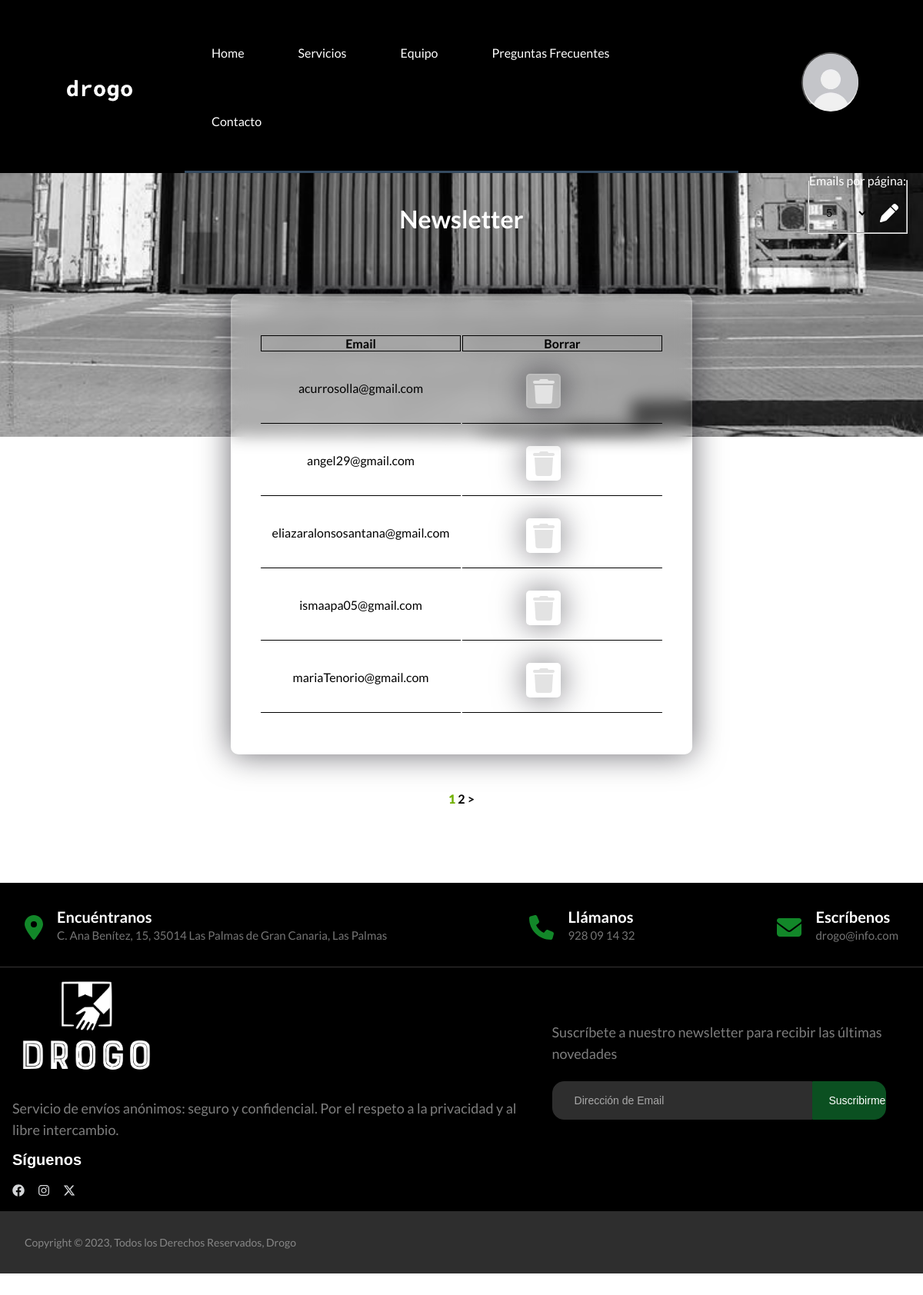
Page /Admin/newsletter.php (signed in) on the committed database.
### tables this page shows
CREATE TABLE `newsletter` (
  `email` varchar(255) NOT NULL
);

### Admin/newsletter.php (the view, shortened to what this page needs)
<?php
    $db=mysqli_connect('localhost', 'root', '', 'drogoDB');
    $consultaCont="SELECT count(*) as contador FROM newsletter;";
    $datosCont=mysqli_query($db,$consultaCont);
    $data=mysqli_fetch_assoc($datosCont);
    $cantPropiedades=$data['contador'];
    $ppp = 5;
    $pagina = 1;
    if($cantPropiedades==0){
        $totalPaginas=1;
        $offset=0;
        $limit=10;
        $cant="No hay emails para el newsletter.";
    } else{
        $totalPaginas=ceil($cantPropiedades/$ppp);
        $offset=($pagina-1)*$ppp;
        $limit= $ppp;
    }
    $query="SELECT * from newsletter limit $limit offset $offset;";
    $datos=mysqli_query($db, $query);
?>
<link rel="stylesheet" href="/css/mensaje.css">
<link rel="stylesheet" href="/css/styles.css">
<main>
<h1 class="abajo">Newsletter</h1>
<div class="centrado">
        <form class="paginado">
            <fieldset>
                <legend style="color: white;">Emails por página: </legend>
                <div class="cen">
                    <select name="producto">
                        <option <?php echo $ppp==5?'selected':''; ?> value=5>5</option>
                    </select>
                    <input type="submit" value=" " class="">
                </div>
            </fieldset>
        </form>
    </div>
<main>
    <table class="tabla dos">
        <thead>
            <tr>
                <th>Email</th>
                <th>Borrar</th>
            </tr>
        </thead>
        <tbody>
        <?php while ($fila=mysqli_fetch_assoc($datos)){ ?>
            <tr>
                <td><?php echo $fila['email']; ?></td>
                <td class="centrar">
                    <form action="<?php $_SERVER[ 'PHP_SELF' ]; ?>" method="post" onsubmit="return confirmEliminado()" class="formEliminado">
                        <input class="bTabla" type="submit" value=" ">
                    </form>
                </td>
            </tr>
        <?php } ?>
        </tbody>
    </table>
    <div class="pagComplete">
            <?php if($cantPropiedades!=0){ if($pagina>1){?>
            <a class="pag" href="/Admin/newsletter.php?producto=<?php echo $ppp;?>&pagina=<?php echo $pagina-1?>"><</a><?php } ?>
            <?php for($i=0; $i<$totalPaginas; $i++){ ?>
                <a class="pag" href="/Admin/newsletter.php?producto=<?php echo $ppp;?>&pagina=<?php echo $i+1;?>" <?php echo $pagina==$i+1?'style="color: #71B100; font-weight: 800;"':'';?>><?php echo $i+1;?></a>
                <?php }
                if($pagina<$totalPaginas){
                    ?>
            <a class="pag" href="/Admin/newsletter.php?producto=<?php echo $ppp;?>&pagina=<?php echo $pagina+1?>">></a>
                    <?php } } ?>
        </div>
</main>

### css/styles.css (style rules this page uses)
:root { --bg-green: #06C36F; --brand: #0B5021; --msg: #17893E; --dark-gray: hsl(0, 0%, 63%); --black: hsl(0, 0%, 0%); --white: hsl(0, 0%, 100%); --very-dark-gray: hsl(0, 0%, 27%); --fern: #71BC78; }
*, *:before, *:after { box-sizing: border-box; margin: 0; padding: 0; }
body { display: flex; flex-direction: column; justify-content: center; align-items: center; width: 100%; height: 100%; font-family: 'Lato', sans-serif; overflow-x: hidden; }
main { width: 100%; }
input { border:none; border-radius:20px; padding:10px; }
.pagComplete { margin-bottom: 50px; }
.pag { color: black; font-weight: 600; }
.centrado { display: flex; flex-direction: row; justify-content: space-between; position: absolute; right: 20px; }
.abajo { margin-bottom: 30px; }
.cen { display: flex; flex-direction: row; align-items: center; }
.cen input { background: url("/assets/icons/update.svg"); background-repeat: no-repeat; padding: 0.75rem; height: 3rem; width: 3rem; margin-left: 10px; background-position: center; border-radius: 5px; }
.cen select { border: none; margin-left: 5px; }
@media (min-width: 1024px) { a { color:#fff; text-decoration:none; } }
@media (min-width: 1024px) { input { border:none; border-radius:20px; padding:10px; } }

### css/mensaje.css (style rules this page uses)
:root { --bg-green: #06C36F; --brand: #0B5021; --msg: #17893E; --dark-gray: hsl(0, 0%, 63%); --black: hsl(0, 0%, 0%); --white: hsl(0, 0%, 100%); --very-dark-gray: hsl(0, 0%, 27%); }
* { box-sizing: border-box; padding: 0; margin: 0; }
body { background-image: url(../assets/images/imagenContainers.jpg); background-repeat: no-repeat; background-size: 100%; background-position-y: -1000px; font-family: 'Lato', sans-serif; }
main { margin-bottom: 50px; display: flex; flex-direction: column; align-items: center; }
table { margin:3rem auto; background-color: rgba(255,255,255,0.13); border-radius: 10px; backdrop-filter: blur(10px); border: 2px solid rgba(255,255,255,0.1); box-shadow: 0 0 40px rgba(8,7,16,0.6); padding: 50px 35px; }
th { border: 1px solid black; width: 250px; max-height: 250px; text-align: center; }
h1 { margin-top: 40px; text-align: center; color: #fff; }
td { padding: 0.5rem; text-align: center; }
fieldset { display: flex; flex-direction: column; align-items: center; }
input { display: block; height: 50px; width: 100%; background-color: rgba(255,255,255,0.07); border-radius: 3px; padding: 0 10px; margin-top: 8px; font-size: 14px; font-weight: 300; }
::placeholder { color: darkgrey; }
select { width: 100%; height: 50px; border-radius: 3px; background-color: rgba(255,255,255,0.07); padding: 0 10px; margin-top: 8px; font-size: 14px; font-weight: 300; }
option { color:black; }
.bTabla { width: 100%; cursor: pointer; background-color: rgba(255,255,255,0.13); backdrop-filter: blur(10px); border: 2px solid rgba(255,255,255,0.1); box-shadow: 0 0 40px rgba(8,7,16,0.6); color: #fff; font-size: 15px; font-weight: 600; border-radius: 5px; cursor: pointer; margin-left: 5px; text-align: center; }
.formEliminado { max-width: 120px; height: 75px; margin: 0px; display: flex; align-items: center; justify-content: flex-end; }
.formEliminado input { background-image: url("/assets/icons/trash.svg"); background-repeat: no-repeat; height: 3em; width: 3em; background-position: center; }
.tabla { width: 95%; }
.tabla td { max-width: 70px; overflow: hidden; scroll-behavior: smooth; }
.tabla td { border-bottom: 1px solid black; }
.dos { max-width: 600px; }

### rows in the picture
newsletter: email "acurrosolla@gmail.com"
newsletter: email "angel29@gmail.com"
newsletter: email "eliazaralonsosantana@gmail.com"
newsletter: email "ismaapa05@gmail.com"
newsletter: email "mariaTenorio@gmail.com"
